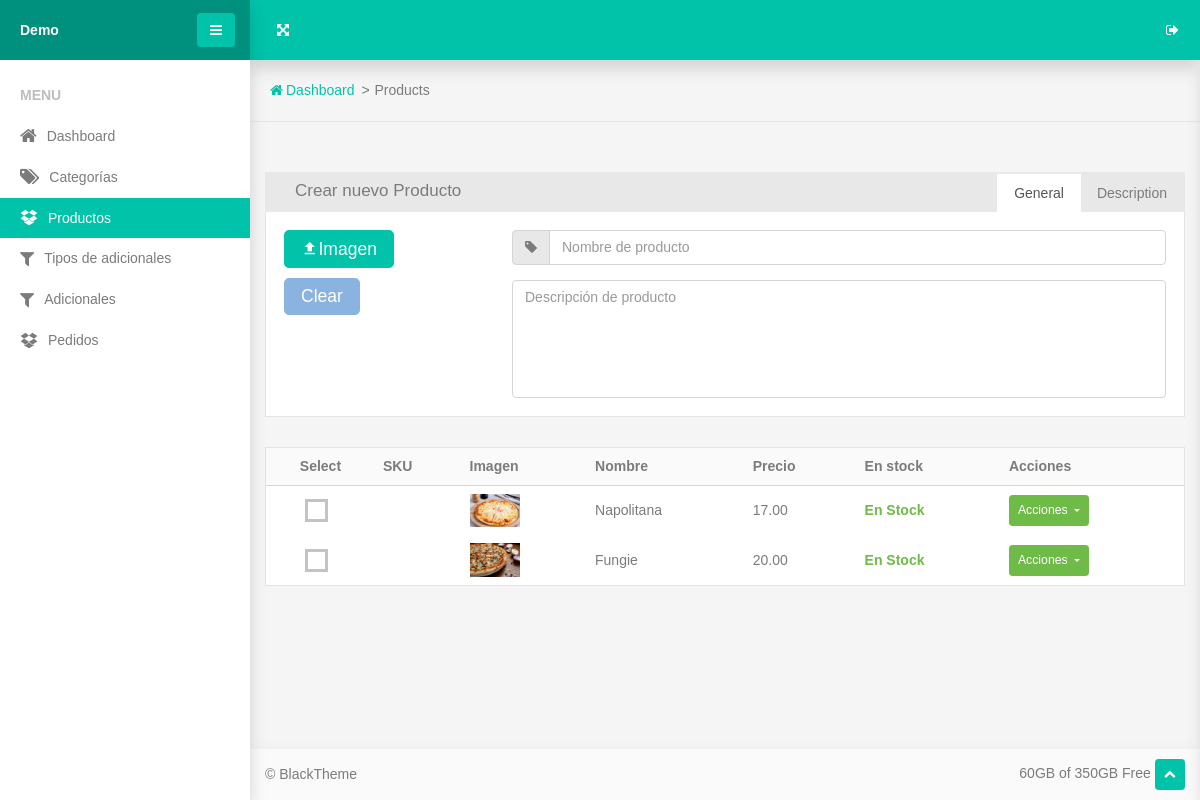
Screenshot of /products/ with the database file from the repository.
### www/product/models.py (models this page shows, shortened)
class Product(models.Model):
    sku = models.CharField(max_length=100, blank=True, null=True)
    name = models.CharField(max_length=100)
    description = models.TextField(max_length=300, blank=True, null=True)
    category = models.ForeignKey('Category', on_delete=models.SET_NULL, null=True, blank=True, related_name='products')
    image = models.ImageField(blank=True, null=True)
    price = models.DecimalField(decimal_places=2, max_digits=7)
    in_stock = models.BooleanField(default=True)
    discount_price = models.DecimalField(blank=True, null=True, decimal_places=2, max_digits=7)

### www/views.py (the view)
# urls.py: path('products/', views.products, name='products'),
def products(req):
    form = forms.ProductForm()
    context = {
        'products': models.Product.objects.all(),
        'categories': models.Category.objects.all(),
        'form': form,
    }
    if req.method == 'GET':
        return render(req, 'www/products.html', context)
    elif req.method == 'POST':
        form = forms.ProductForm(req.POST, req.FILES)
        if form.is_valid():
            product = form.save()
            context['product'] = product
        return render(req, 'www/products.html', context)

### www/forms.py
class ProductForm(forms.ModelForm):
    class Meta:
        model = models.Product
        fields = '__all__'
        widgets = {
            'image': forms.FileInput(attrs={'class': 'tower-file-input'}),
            'name': forms.TextInput(attrs={'class': 'form-control', 'placeholder': 'Nombre de producto'}),
            'description': forms.Textarea(attrs={'class': 'form-control', 'placeholder': 'Descripción de producto', 'rows': '5'}),
            'sku': forms.TextInput(attrs={'class': 'form-control', 'placeholder': 'SKU'}),
            'category': forms.Select(attrs={'class': 'form-control', 'placeholder': 'Categoría'}),
            'price': forms.NumberInput(attrs={'class': 'form-control', 'placeholder': 'Precio', 'id': 'basic-addon2'}),
            'in_stock': forms.CheckboxInput(attrs={'class': 'custom-control-input'}),
        }

### www/product/models.py (called while the page is built)
    def __str__(self):
        return self.name

### www/templates/www/products.html (shortened to what this page needs)
{% extends "base.html" %}
{% load static %}
{% load www_tags %}
{% block content %}
    <section class="topbar">
        <ul class="breadcrumbs">
          <li class="breadcrumbs-item"><a class="breadcrumbs-link" href="{% url 'home' %}"><span class="breadcrumbs-icon fa-home"></span><span>Dashboard</span></a></li>
          <li class="breadcrumbs-item">Products
          </li>
        </ul>
      </section>
      <section class="section-sm">
        <div class="container-fluid">
          <div class="panel panel-nav">
            <div class="panel-header d-flex flex-wrap align-items-center justify-content-between">
              <h3 class="panel-title">Crear nuevo Producto</h3>
              <ul class="nav nav-tabs scroller scroller-horizontal" role="tablist">
                <li class="nav-item"><a class="nav-link active" data-toggle="tab" href="#panelTab1" role="tab" aria-controls="panelTab1" aria-selected="true">General</a></li>
                <li class="nav-item"><a class="nav-link" data-toggle="tab" href="#panelTab2" role="tab" aria-controls="panelTab2" aria-selected="false">Description</a></li>
              </ul>
            </div>
            <div class="panel-body">
              <form method="post" enctype="multipart/form-data">
                <div class="tab-content">
                  <div class="tab-pane fade show active" id="panelTab1" role="tabpanel">
                    <div class="row row-15">
                      <div class="col-md-4 col-xl-3">
                        <div class="tower-file">
                          <div class="group-10">
                            <label class="btn btn-lg btn-primary" for="id_image"><span class="mdi-upload"></span><span>Imagen</span></label>
                            <button class="tower-file-clear btn btn-lg btn-secondary align-top" type="button">Clear</button>
                          </div>
                        </div>
                      </div>
                      <div class="col-md-8 col-xl-9">
                        <div class="input-group form-group">
                          <div class="input-group-prepend">
                            <label class="input-group-text" for="basic-addon1"><span class="fa-tag"></span></label>
                          </div>
                          {{form.name}}
                        </div>
                        <div class="form-group">
                        {{form.description}}
                        </div>
                      </div>
                    </div>
                  </div>
                </div>
              </form>
            </div>
          </div>
          <div class="panel">
            <div class="panel-body p-0">
              <div class="table-responsive">
                <table class="table table-sm table-borderless table-vertical-align">
                  <thead>
                    <tr class="border-bottom bg-lighter">
                      <th class="text-center">Select</th>
                      <th>SKU</th>
                      <th>Imagen</th>
                      <th>Nombre</th>
                      <th>Precio</th>
                      <th>En stock</th>
                      <th>Acciones</th>
                    </tr>
                  </thead>
                  <tbody>
                  {% for product in products %}
                    <tr>
                      <td class="text-center">
                        <div class="custom-control custom-checkbox custom-checkbox-light">
                        </div>
                      </td>
                      <td> {% if product.sku %}{{product.sku}}{% endif %} </td>
                      <td><img src="{{ product.image.url }}" width="50" height="50" alt=""></td>
                      <td>{{product.name}}</td>
                      <td>{{product.price}}</td>
                      {% if product.in_stock %}
                        <td class="text-success"><b>En Stock</b></td>
                      {% else %}
                      <td class="text-danger"><b>Agotado</b></td>
                      {% endif %}
                      <td>
                        <div class="dropdown">
                          <button class="btn dropdown-toggle btn-success btn-sm" data-toggle="dropdown"><span>Acciones</span>
                          </button>
                        </div>
                      </td>
                    </tr>
                  {% endfor %}
                  </tbody>
                </table>
              </div>
            </div>
          </div>
        </div>
      </section>
{% endblock content %}

### www/static/www/components/breadcrumbs/breadcrumbs.css (style rules this page uses)
.breadcrumbs { display: flex; flex-wrap: wrap; padding: 0 1.25rem; list-style: none; }
.breadcrumbs-item { flex-shrink: 0; }
.breadcrumbs-item:not(:first-child) { position: relative; padding-left: 20px; }
.breadcrumbs-item:not(:first-child)::before { content: '>'; position: absolute; left: 0.4375rem; }
.breadcrumbs-icon { margin-right: 0.1875rem; }

### www/static/www/components/panel/panel.css (style rules this page uses)
.panel { position: relative; display: flex; flex-direction: column; min-width: 0; word-wrap: break-word; background-color: #fff; background-clip: border-box; }
.panel-body { flex: 1 1 auto; padding: 1.25rem; border: 1px solid #e3e3e3; }
.panel-header { padding: 0.9375rem 1.25rem; background-color: #e8e8e8; }
.panel-title { font-size: 1.0625rem; }
@media (min-width: 1200px) { .panel-header { padding: 1.125rem 1.875rem; } }
@media (min-width: 1200px) { .panel-body, .panel-menu, .panel-footer { padding: 1.125rem; } }
* + .panel { margin-top: 0.8125rem; }
.panel + .panel { margin-top: 1.875rem; }
.panel-nav .panel-header { padding: 0; }
.panel-nav .nav { flex-wrap: nowrap; overflow-x: auto; }
.panel-nav .nav-item + .nav-item { margin-left: -1px; }
.panel-nav .nav-tabs .nav-link { border-bottom: 0; }
.panel-nav .panel-title { padding: 0.5rem 1.875rem; }

### www/static/www/components/section/section.css (style rules this page uses)
.section-sm, .section-md, .section-lg { padding: 50px 0; }

### www/static/www/components/dropdown/dropdown.css (style rules this page uses)
.dropup, .dropright, .dropdown, .dropleft { position: relative; }
.dropdown-toggle { white-space: nowrap; }
.dropdown-toggle::after { display: inline-block; margin-left: 0.255em; vertical-align: middle; content: ""; border-top: 0.3em solid; border-right: 0.3em solid transparent; border-bottom: 0; border-left: 0.3em solid transparent; }
.dropdown { display: inline-block; }
.dropdown-toggle:after { height: 0.3em; }

### www/static/www/components/button/button.css (style rules this page uses)
.btn { display: inline-block; font-weight: 400; color: #797b7c; text-align: center; vertical-align: middle; user-select: none; background-color: transparent; border: 1px solid transparent; padding: 0.375rem 0.75rem; font-size: 0.875rem; line-height: 1.49; border-radius: 0.2rem; transition: color 0.15s ease-in-out, background-color 0.15s ease-in-out, border-color 0.15s ease-in-out, box-shadow 0.15s ease-in-out; }
.btn.disabled, .btn:disabled { opacity: 0.65; box-shadow: none; }
.btn-primary { color: #fff; background-color: #00c3aa; border-color: #00c3aa; box-shadow: 0 0 0 transparent; }
.btn-secondary { color: #fff; background-color: #4d8dce; border-color: #4d8dce; box-shadow: 0 0 0 transparent; }
.btn-secondary.disabled, .btn-secondary:disabled { color: #fff; background-color: #4d8dce; border-color: #4d8dce; }
.btn-success { color: #fff; background-color: #6fbb47; border-color: #6fbb47; box-shadow: 0 0 0 transparent; }
.btn-lg, .btn-group-lg > .btn { padding: 0.5rem 1rem; font-size: 1.09375rem; line-height: 1.1; border-radius: 0.3rem; }
.btn-sm, .btn-group-sm > .btn { padding: 0.25rem 0.5rem; font-size: 0.76563rem; line-height: 1.7; border-radius: 0.2rem; }
.btn { transition: .2s; }

### www/static/www/components/table/table.css (style rules this page uses)
.table { width: 100%; margin-bottom: 1rem; color: #797b7c; }
.table th, .table td { padding: 0.75rem; vertical-align: top; border-top: 1px solid #d5d5d5; }
.table thead th { vertical-align: bottom; border-bottom: 2px solid #d5d5d5; }
.table-sm th, .table-sm td { padding: 0.5rem; }
.table-borderless th, .table-borderless td, .table-borderless thead th, .table-borderless tbody + tbody { border: 0; }
.table-responsive { display: block; width: 100%; overflow-x: auto; -webkit-overflow-scrolling: touch; }
.table { margin-bottom: 0; }
.table-vertical-align td, .table-vertical-align th { vertical-align: middle; }

### www/static/www/components/mdi/mdi.css (style rules this page uses)
[class*='mdi-']:before { font-weight: 400; font-family: 'Material Design Icons'; }
.mdi-upload:before { content: "\f63f"; }

### rows the page displays
Product: image (picture), name "Napolitana", price "17.00", in_stock "En Stock"
Product: image (picture), name "Fungie", price "20.00", in_stock "En Stock"
